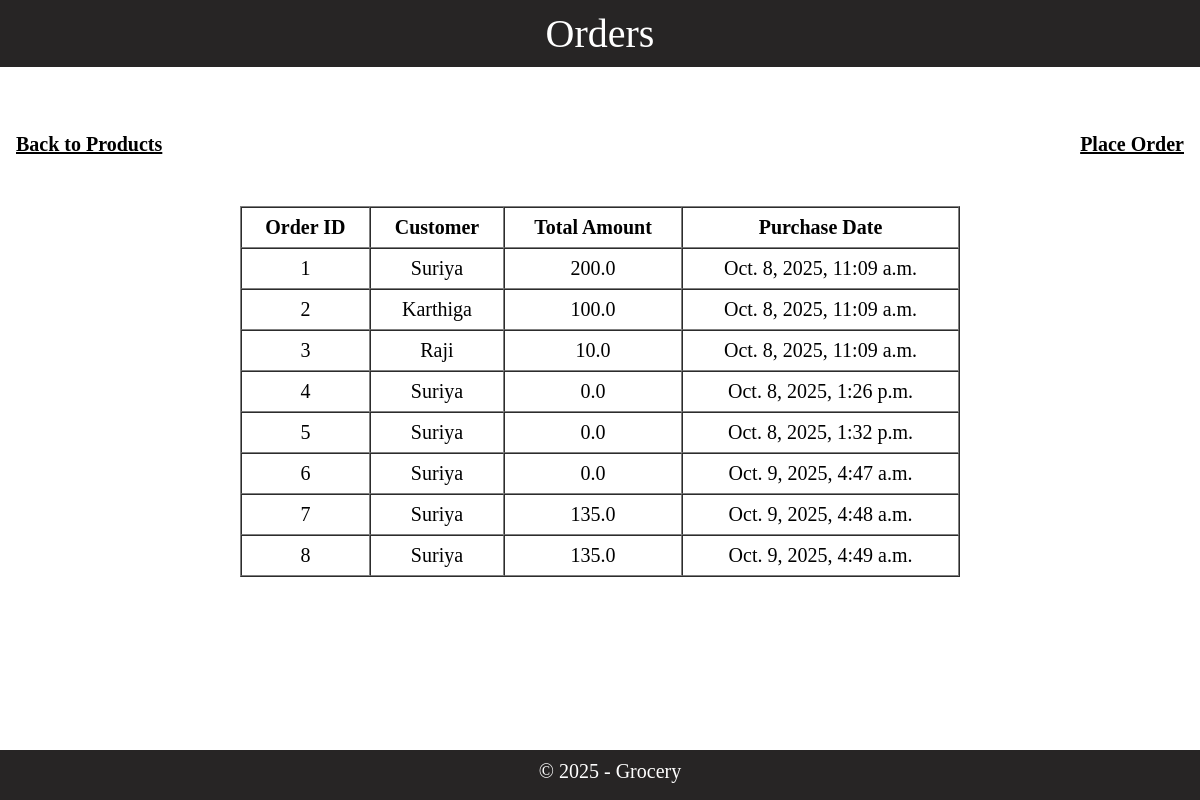
The page /products/orders on the database its author committed.
### products/models.py (models this page shows, shortened)
class Order(models.Model):
    customer = models.ForeignKey(Customer, on_delete=models.PROTECT, related_name="orders", default="Guest")
    total_amount = models.FloatField(default=0)
    purchase_date = models.DateTimeField(auto_now_add=True)

class Customer(models.Model):
    name = models.CharField(max_length=50)
    phone = models.CharField(max_length=20)

### products/views.py (the view)
# urls.py: path("orders", views.orders, name="orders"),
def orders(request):
    return render(request, "products/orders.html", {"orders": Order.objects.all()})

### products/templates/products/orders.html (shortened to what this page needs)
{% extends "products/layout.html" %}
{% block header %} Orders {% endblock header %}
{% block body %}
    <a href="{% url 'index' %}"
       style="font-weight: bold; font-size: 20px; color:#000; padding:16px; float: left;">
       Back to Products
    </a>
    <a href="{% url 'place_order' %}"
       style="font-weight: bold; font-size: 20px; color:#000; padding:16px; float: right;">
       Place Order
    </a>
    <table style="width:60%; margin: 0 auto; text-align: center; font-size: 20px" border="1" cellpadding="8" cellspacing="0">
        <tr>
            <th>Order ID</th>
            <th>Customer</th>
            <th>Total Amount</th>
            <th>Purchase Date</th>
        </tr>
        {% for order in orders %}
            <tr onclick="window.location='{% url 'order' order.id %}'" style="cursor: pointer;">
                <td>{{ order.id }} </td>
                <td>{{ order.customer.name }}</td>
                <td>{{ order.total_amount }}</td>
                <td>{{ order.purchase_date }}</td>
            </tr>
            {% empty %}
            <tr>
                <td colspan="4">No orders found.</td>
            </tr>
        {% endfor %}
    </table>
{% endblock %}

### products/templates/products/layout.html (shortened to what this page needs)
<!DOCTYPE html>
<html>
    <head>
    </head>
    <body style="margin: 0px">
        <div id="header">
            {% block header %}{% endblock %}
        </div>
        {% block body %}{% endblock %}
        <div id="footer">&copy; 2025 - Grocery</div>
    </body>
</html>

### products/templates/products/layout.html (style rules this page uses)
#header, #footer { background-color: #272525ff; height: 50px, width: 100%; margin-bottom: 50px; padding: 10px; color: white; font-size: 40px; text-align: center; }
#footer { position: fixed; bottom: -50px; height:30px; font-size:20px; width: 100%; }

### rows shown on the page
Order: id "1", customer.name "Suriya", total_amount "200.0", purchase_date "Oct. 8, 2025, 11:09 a.m."
Order: id "2", customer.name "Karthiga", total_amount "100.0", purchase_date "Oct. 8, 2025, 11:09 a.m."
Order: id "3", customer.name "Raji", total_amount "10.0", purchase_date "Oct. 8, 2025, 11:09 a.m."
Order: id "4", customer.name "Suriya", total_amount "0.0", purchase_date "Oct. 8, 2025, 1:26 p.m."
Order: id "5", customer.name "Suriya", total_amount "0.0", purchase_date "Oct. 8, 2025, 1:32 p.m."
Order: id "6", customer.name "Suriya", total_amount "0.0", purchase_date "Oct. 9, 2025, 4:47 a.m."
Order: id "7", customer.name "Suriya", total_amount "135.0", purchase_date "Oct. 9, 2025, 4:48 a.m."
Order: id "8", customer.name "Suriya", total_amount "135.0", purchase_date "Oct. 9, 2025, 4:49 a.m."
